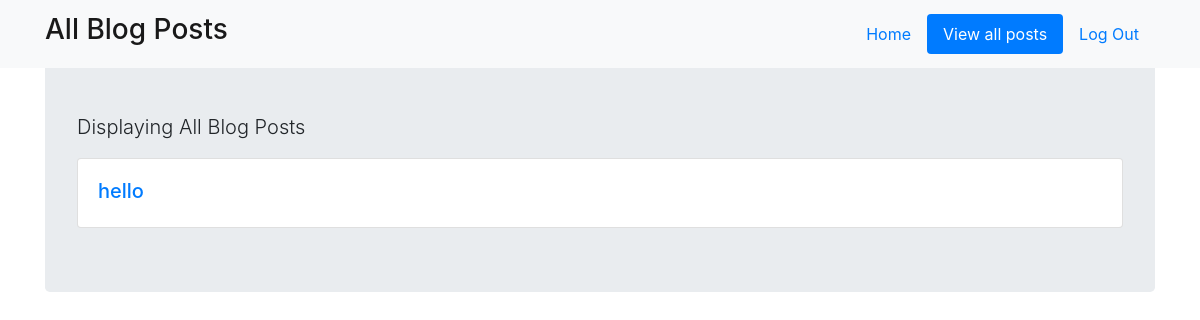
Page /posts (signed in) on the earlier database version.
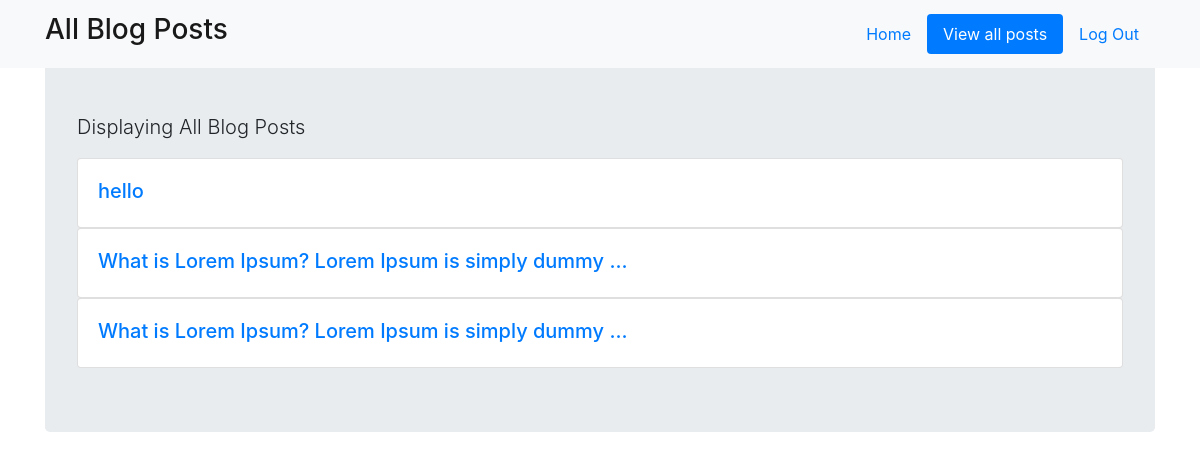
Same page on the later database version.
### tables this page shows
CREATE TABLE "Blogs" (
	"id"	INTEGER PRIMARY KEY AUTOINCREMENT,
	"blogger_id"	INTEGER NOT NULL,
	"post"	TEXT NOT NULL
);

### blog.py (the view)
@app.route('/posts')
def posts():
    if 'user_id' not in session:
        return render_template('sign_in.html')
    else:
        db = get_db()
        user_posts = db.execute('SELECT * FROM Blogs').fetchall()
        return render_template('posts.html', user_posts=user_posts)

### blog.py (called while the page is built)
def get_db():
    db = sqlite3.connect('blog.sqlite3')
    db.row_factory = sqlite3.Row
    return db

### templates/posts.html
{% extends "layout.html" %}
{% block body %}
<nav class="navbar fixed-top navbar-light bg-light">
  <div class="container">
    <a class="navbar-brand" href="#"><h3>All Blog Posts</h3></a>
    <ul class="nav nav-pills">
      <li class="nav-item">
        <a class="nav-link" href="/home">Home</a>
      </li>
      <li class="nav-item">
        <a class="nav-link active" href="/posts">View all posts</a>
      </li>
      <li class="nav-item">
        <a class="nav-link" href="/log_out">Log Out</a>
      </li>
    </ul>
  </div>
</nav>
<div class="jumbotron">
    <p class="lead">Displaying All Blog Posts</p>
    {% for post in user_posts %}
      <a href="{{ url_for('view', id=post['id']) }}">
        <div class="card" style="height: 70px;">
          <div class="card-body">
            {% if post['post']|length > 50: %}
              <h5 class="title">{{ post['post'][:50] }}...</h5>
            {% else: %}
              <h5 class="title">{{ post['post'] }}</h5>
            {% endif %}
          </div>
        </div>
      </a>
    {% endfor %}
</div>
{% endblock %}

Differences in the rows shown:
added Blogs: post "What is Lorem Ipsum? Lorem Ipsum is simply dummy"
added Blogs: post "What is Lorem Ipsum? Lorem Ipsum is simply dummy"
